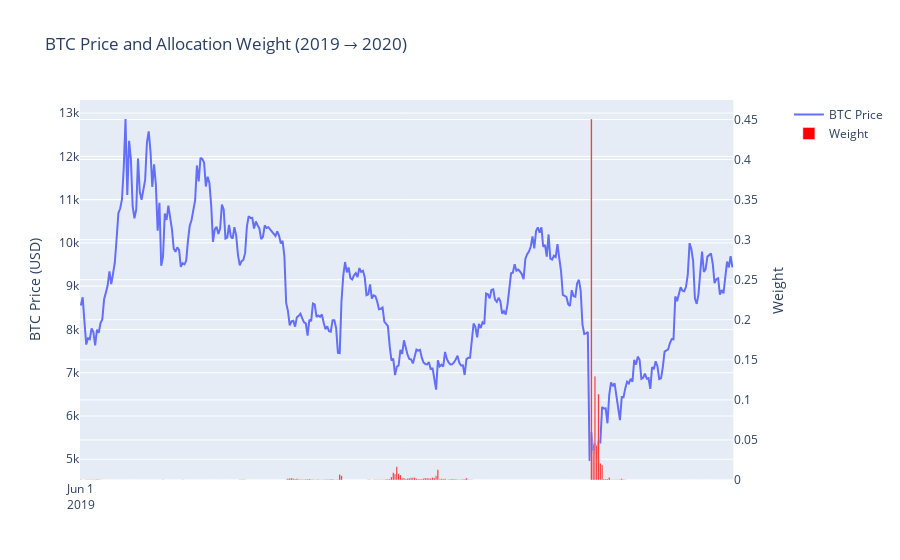

Notebook code for this chart:
### Markdown cell above
Between June 2019 and June 2020, the price moved in a more volatile, sideways pattern, without a clearly defined low range. However, we can still observe that the strategy significantly increased its allocation at the historical low point, and did so specifically when the price dropped sharply to that bottom level.

### Code cell
plot_weight_price_by_year(2019, 2020)

### Figure 1 — Plotly figure (JSON) as saved in the notebook; plotly's stock layout.template omitted (floating-point values rounded to 4 significant figures; data arrays with more than 128 entries replaced by an {"elided": "..."} marker saying what was removed)
{"data": [{"mode": "lines", "name": "BTC Price", "type": "scatter", "x": {"elided": "367 str values"}, "xaxis": "x", "y": {"elided": "367 float values"}, "yaxis": "y"}, {"marker": {"color": "red", "opacity": 1}, "name": "Weight", "type": "bar", "x": {"elided": "367 str values"}, "xaxis": "x", "y": {"elided": "367 float values"}, "yaxis": "y2"}], "layout": {"barmode": "overlay", "title": {"text": "BTC Price and Allocation Weight (2019 → 2020)"}, "xaxis": {"anchor": "y", "domain": [0, 0.94], "dtick": "M12", "tick0": "2019-06-01", "tickmode": "linear"}, "yaxis": {"anchor": "x", "domain": [0, 1], "title": {"text": "BTC Price (USD)"}}, "yaxis2": {"anchor": "x", "overlaying": "y", "side": "right", "title": {"text": "Weight"}}}}
